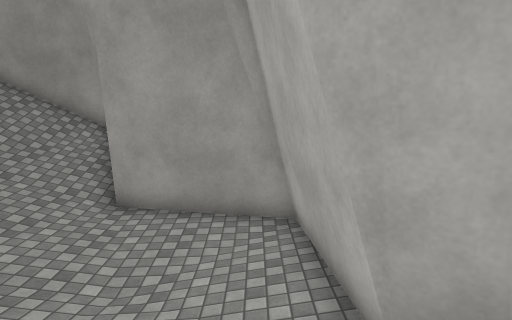
[1] (above)

12 first-person views from a walk through a scene from a Unity 3-D project. The camera is 1.4 m above the floor, tilts 6° down and sees 75° across. The floor is counted in squares, 1 m on a side. Each view is taken from the middle of a square. On the plan, view 1 faces up. The plan holds only what a view shows up to about 15 squares ahead; the rest is blank. The place goes on beyond the plan. Surface patterns are stand-ins for the level's own textures.

[2]
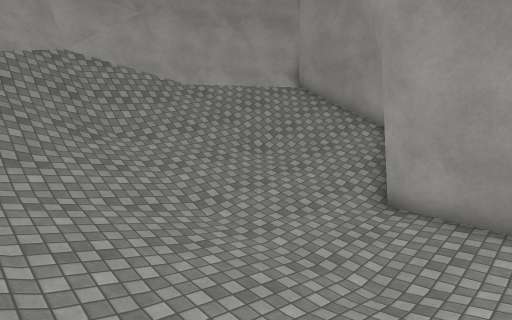

[3]
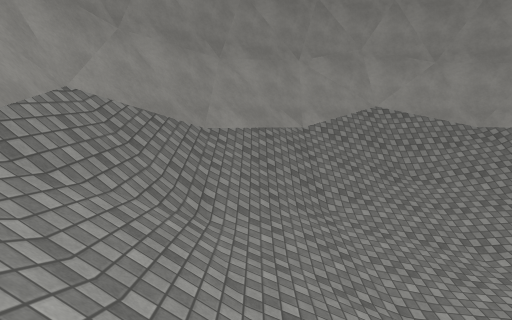

[4]
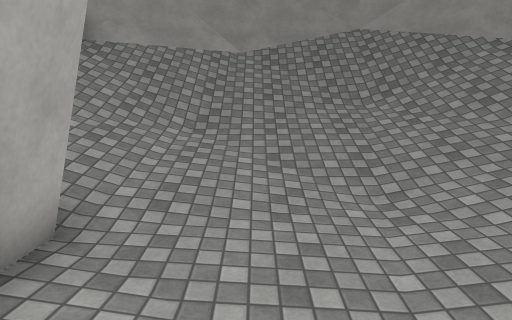

[5]
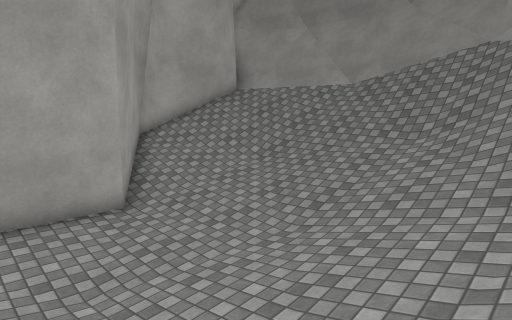

[6]
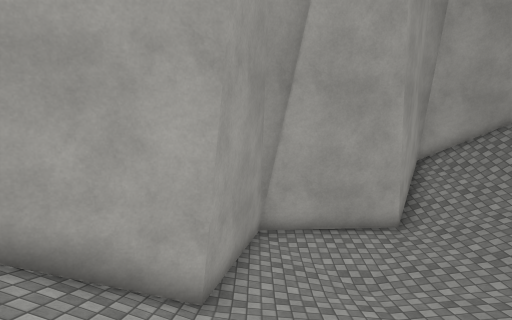

[7]
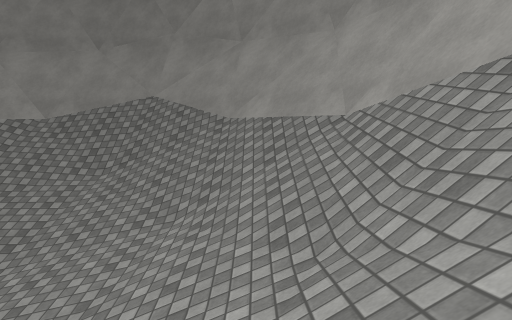

[8]
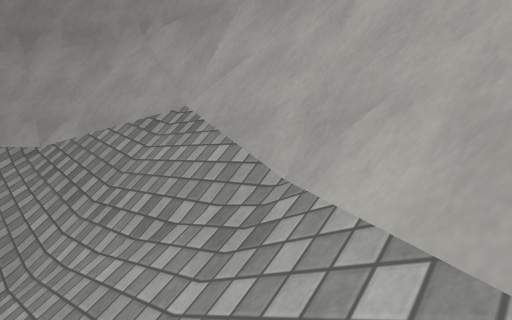

[9]
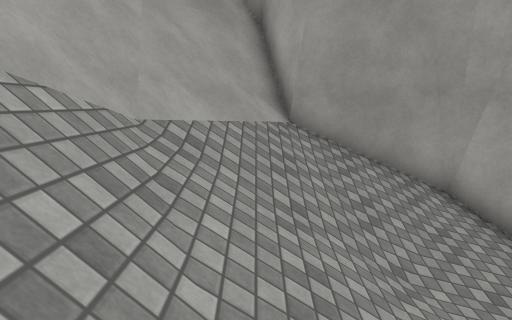

[10]
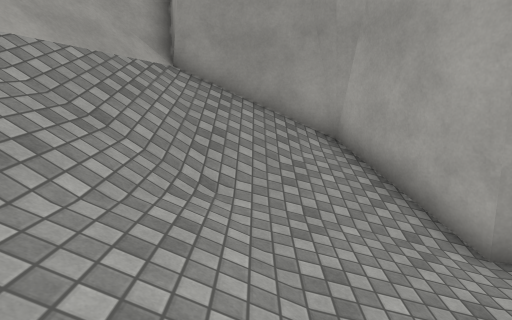

[11]
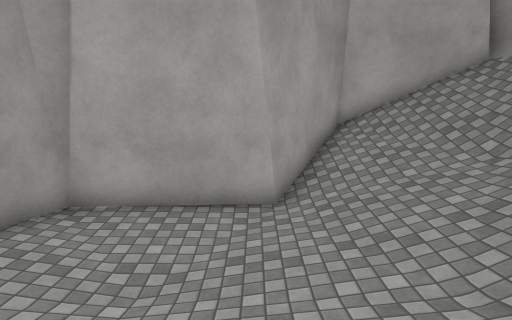

[12]
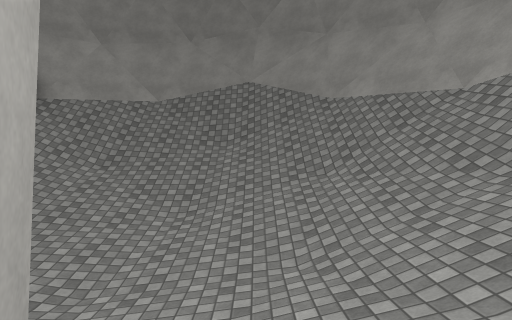

### Floor plan
Key: @ floor where view 1 was taken; # wall or solid block; . main floor; : floor 0.25 m higher than the main floor; - floor 0.25 m lower than the main floor; / step, stairs or slope; = window, fence, low wall or low ledge.
Columns run from 13 left of view 1 to 4 right of it. Each row starts with its distance up from view 1.
 12   #######
 11  ###////##
 10  ##//////#
  9 ###//////##
  8 ##////////###
  7 ##///////:..###
  6 #////////:....#
  5 #///////:.---.#
  4 #///////:.---.#
  3 #////////:....##
  2 ##////////..::/##
  1 ##//////////////##
  0 ###//////////@///#
 -1  ##//////////////#
 -2  ##=/////////////#
 -3   ##=////////////#
 -4    ###//////////##
 -5     ###///////####
 -6      #############

Where each view was taken, in squares from view 1:
view 1: 0 up, 0 right, facing up
view 2: 0 up, 0 right, facing up-left
view 3: 2 down, 3 right, facing left
view 4: 6 up, 1 left, facing down
view 5: 6 up, 7 left, facing down-right
view 6: 7 up, 9 left, facing right
view 7: 8 up, 9 left, facing down
view 8: 10 up, 9 left, facing down-left
view 9: 3 up, 10 left, facing up
view 10: 3 up, 7 left, facing up
view 11: 3 up, 6 left, facing right
view 12: 10 up, 5 left, facing down
